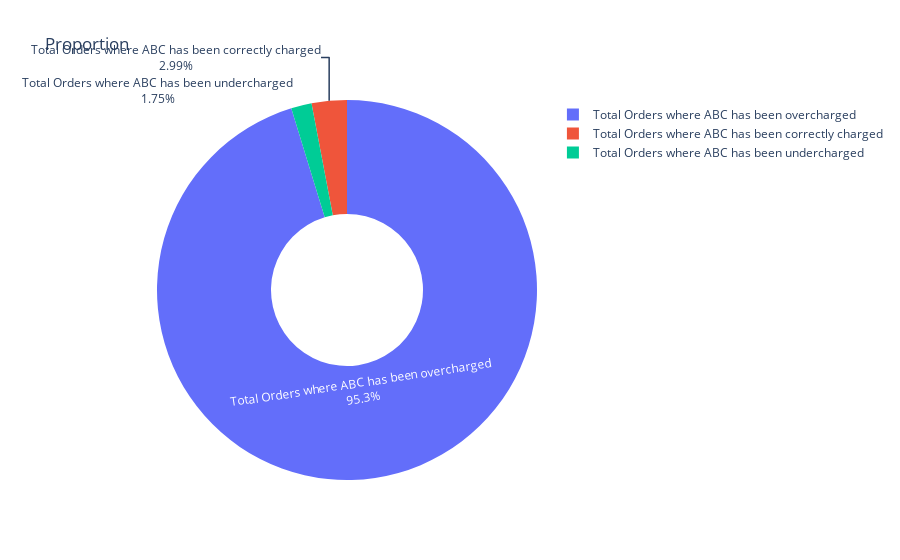

Notebook code cell kept with this figure:
### Markdown cell above
We can also visualize the proportion of errors as shown below:

### Code cell
import plotly.graph_objects as go
fig = go.Figure(data=go.Pie(labels=df_summary['Description'],
                            values=df_summary['Count'],
                            textinfo='label+percent',
                            hole=0.4))
fig.update_layout(title='Proportion')

fig.show()

### Figure 1 — Plotly figure (JSON) as saved in the notebook; plotly's stock layout.template omitted (floating-point values rounded to 4 significant figures)
{"data": [{"hole": 0.4, "labels": ["Total Orders where ABC has been correctly charged", "Total Orders where ABC has been overcharged", "Total Orders where ABC has been undercharged"], "textinfo": "label+percent", "type": "pie", "values": [12, 382, 7]}], "layout": {"autosize": true, "title": {"text": "Proportion"}}}
